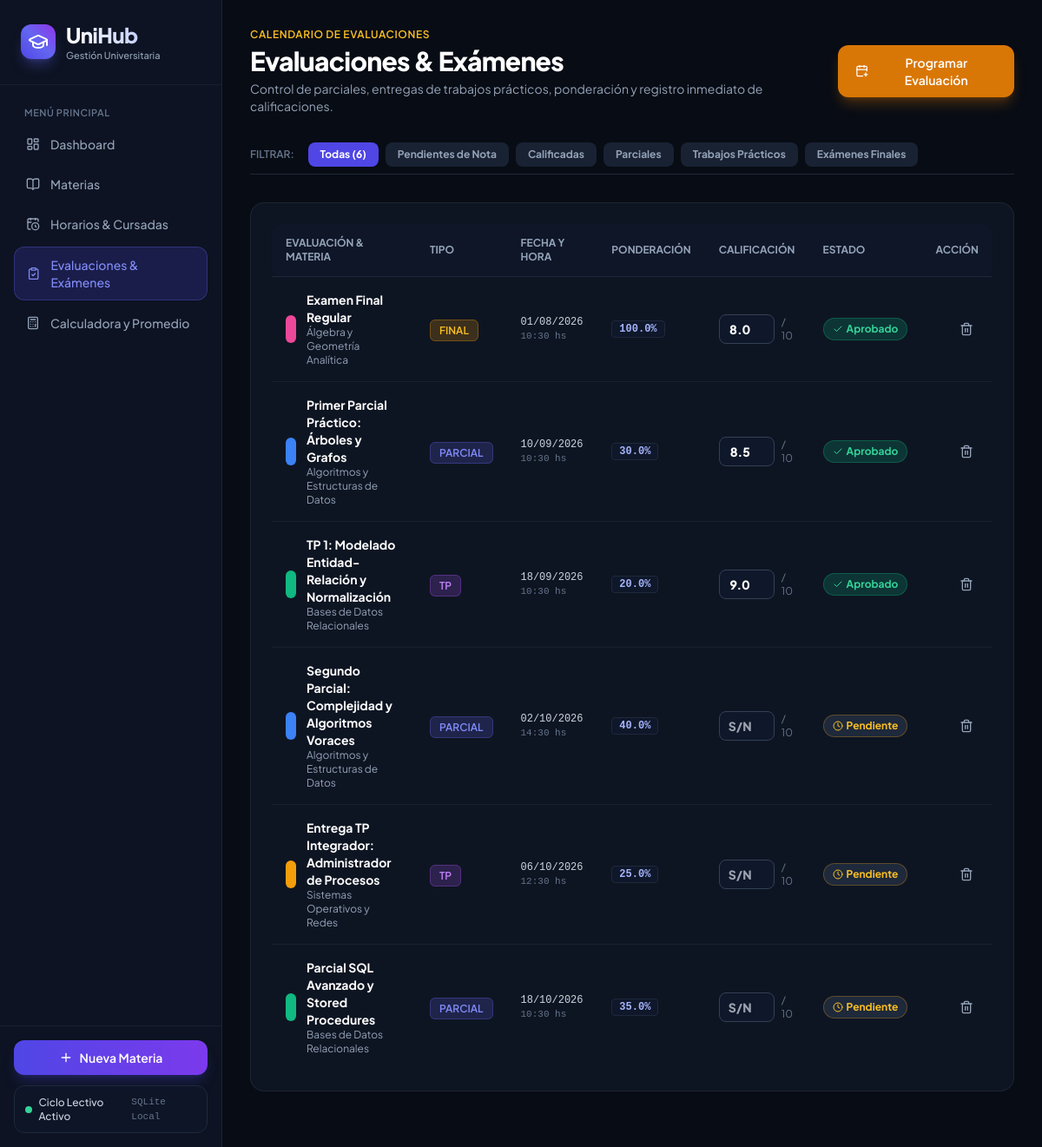
Screenshot of /evaluaciones with the database file from the repository.
### app/models/evaluacion.py (models this page shows)
class Evaluacion(Base):
    __tablename__ = "evaluaciones"
    id = Column(Integer, primary_key=True, index=True)
    materia_id = Column(Integer, ForeignKey("materias.id"), nullable=False)
    titulo = Column(String(100), nullable=False)
    tipo = Column(SQLEnum(TipoEvaluacion), nullable=False)
    fecha = Column(DateTime, nullable=False)
    peso_porcentaje = Column(Float, nullable=True)
    nota = Column(Float, nullable=True)
    materia = relationship("Materia", back_populates="evaluaciones")

### app/models/materia.py (models this page shows)
class Materia(Base):
    __tablename__ = "materias"
    id = Column(Integer, primary_key=True, index=True)
    nombre = Column(String(100), nullable=False)
    codigo = Column(String(20), nullable=True)
    profesor = Column(String(100), nullable=True)
    anio = Column(Integer, nullable=True, default=1)
    cuatrimestre = Column(Integer, nullable=False, default=1)
    estado = Column(SQLEnum(EstadoMateria), default=EstadoMateria.CURSANDO)
    color_hex = Column(String(7), default="#3b82f6")
    drive_url = Column(Text, nullable=True)
    horarios = relationship("Horario", back_populates="materia", cascade="all, delete-orphan")
    evaluaciones = relationship("Evaluacion", back_populates="materia", cascade="all, delete-orphan")

### app/routers/views.py (the view)
@views_router.get("/evaluaciones", response_class=HTMLResponse)
def vista_evaluaciones(request: Request, db: Session = Depends(get_db)):
    materias = db.query(Materia).order_by(Materia.nombre.asc()).all()
    evaluaciones = db.query(Evaluacion).order_by(Evaluacion.fecha.asc()).all()
    return templates.TemplateResponse(
        "evaluaciones.html",
        {
            "request": request,
            "active_tab": "evaluaciones",
            "materias": materias,
            "evaluaciones": evaluaciones
        }
    )

### app/templates/evaluaciones.html (shortened to what this page needs)
{% extends "base.html" %}
{% block content %}
<div class="p-6 md:p-8 space-y-8 max-w-7xl mx-auto w-full animate-fade-in">
    <div class="flex flex-col md:flex-row md:items-center justify-between gap-4">
        <div>
            <div class="flex items-center gap-2 text-xs font-semibold uppercase tracking-wider text-amber-400 mb-1">
                <span>Calendario de Evaluaciones</span>
            </div>
            <h1 class="text-2xl md:text-3xl font-extrabold text-white tracking-tight">Evaluaciones & Exámenes</h1>
            <p class="text-sm text-slate-400 mt-1">Control de parciales, entregas de trabajos prácticos, ponderación y registro inmediato de calificaciones.</p>
        </div>
        <div>
            <button onclick="abrirModalCrearEvaluacion()" class="flex items-center gap-2 px-5 py-2.5 bg-amber-600 hover:bg-amber-500 text-white rounded-xl text-sm font-semibold shadow-lg shadow-amber-600/30 transition-all">
                <i data-lucide="calendar-plus" class="w-4 h-4"></i>
                <span>Programar Evaluación</span>
            </button>
        </div>
    </div>
    <div class="flex flex-wrap items-center gap-2 pb-2 border-b border-slate-800">
        <span class="text-xs font-semibold uppercase text-slate-500 mr-2">Filtrar:</span>
        <button onclick="filtrarEvaluaciones('TODAS', this)" class="filtro-eval-btn px-3.5 py-1.5 rounded-lg text-xs font-bold transition-all bg-indigo-600 text-white">
            Todas ({{ evaluaciones | length }})
        </button>
        <button onclick="filtrarEvaluaciones('PENDIENTES', this)" class="filtro-eval-btn px-3.5 py-1.5 rounded-lg text-xs font-bold transition-all bg-slate-800/80 text-slate-400 hover:text-white">
            Pendientes de Nota
        </button>
        <button onclick="filtrarEvaluaciones('RENDIDAS', this)" class="filtro-eval-btn px-3.5 py-1.5 rounded-lg text-xs font-bold transition-all bg-slate-800/80 text-slate-400 hover:text-white">
            Calificadas
        </button>
        <button onclick="filtrarEvaluaciones('PARCIAL', this)" class="filtro-eval-btn px-3.5 py-1.5 rounded-lg text-xs font-bold transition-all bg-slate-800/80 text-slate-400 hover:text-white">
            Parciales
        </button>
        <button onclick="filtrarEvaluaciones('TP', this)" class="filtro-eval-btn px-3.5 py-1.5 rounded-lg text-xs font-bold transition-all bg-slate-800/80 text-slate-400 hover:text-white">
            Trabajos Prácticos
        </button>
        <button onclick="filtrarEvaluaciones('FINAL', this)" class="filtro-eval-btn px-3.5 py-1.5 rounded-lg text-xs font-bold transition-all bg-slate-800/80 text-slate-400 hover:text-white">
            Exámenes Finales
        </button>
    </div>
    <div class="glass-panel rounded-2xl p-6">
        <div class="overflow-x-auto">
            <table class="w-full text-left text-sm text-slate-300">
                <thead class="text-xs uppercase bg-slate-900/80 text-slate-400 border-b border-slate-800">
                    <tr>
                        <th class="px-4 py-3.5 rounded-l-xl">Evaluación & Materia</th>
                        <th class="px-4 py-3.5">Tipo</th>
                        <th class="px-4 py-3.5">Fecha y Hora</th>
                        <th class="px-4 py-3.5">Ponderación</th>
                        <th class="px-4 py-3.5">Calificación</th>
                        <th class="px-4 py-3.5">Estado</th>
                        <th class="px-4 py-3.5 text-right rounded-r-xl">Acción</th>
                    </tr>
                </thead>
                <tbody class="divide-y divide-slate-800/60" id="tabla-evaluaciones-body">
                    {% if evaluaciones %}
                        {% for ev in evaluaciones %}
                        {% set tiene_nota = ev.nota is not none %}
                        <tr class="item-evaluacion hover:bg-slate-900/50 transition-colors"
                            data-tiene-nota="{{ 'true' if tiene_nota else 'false' }}"
                            data-tipo="{{ ev.tipo.value }}">
                            <td class="px-4 py-4">
                                <div class="flex items-center gap-3">
                                    <span class="w-3 h-8 rounded-full flex-shrink-0" style="background-color: {{ ev.materia.color_hex if ev.materia else '#3b82f6' }};"></span>
                                    <div>
                                        <h4 class="font-bold text-white text-sm">{{ ev.titulo }}</h4>
                                        <p class="text-xs text-slate-400">{{ ev.materia.nombre if ev.materia else 'Materia' }}</p>
                                    </div>
                                </div>
                            </td>
                            <td class="px-4 py-4">
                                <span class="px-2.5 py-1 rounded-md text-xs font-semibold
                                    {% if ev.tipo.value == 'PARCIAL' %}bg-indigo-500/20 text-indigo-400 border border-indigo-500/30
                                    {% elif ev.tipo.value == 'TP' %}bg-purple-500/20 text-purple-400 border border-purple-500/30
                                    {% elif ev.tipo.value == 'FINAL' %}bg-amber-500/20 text-amber-400 border border-amber-500/30
                                    {% else %}bg-slate-800 text-slate-300{% endif %}">
                                    {{ ev.tipo.value }}
                                </span>
                            </td>
                            <td class="px-4 py-4 text-xs font-mono text-slate-300">
                                <div>{{ ev.fecha.strftime('%d/%m/%Y') }}</div>
                                <div class="text-slate-500 text-[11px]">{{ ev.fecha.strftime('%H:%M') }} hs</div>
                            </td>
                            <td class="px-4 py-4 text-xs text-slate-300 font-mono">
                                {% if ev.peso_porcentaje %}
                                    <span class="px-2 py-0.5 rounded bg-slate-900 border border-slate-800 font-bold text-indigo-300">
                                        {{ ev.peso_porcentaje }}%
                                    </span>
                                {% else %}
                                    <span class="text-slate-600">-</span>
                                {% endif %}
                            </td>
                            <td class="px-4 py-4">
                                <div class="flex items-center gap-2">
                                    <input type="number"
                                           min="1"
                                           max="10"
                                           step="0.1"
                                           value="{{ ev.nota if ev.nota is not none else '' }}"
                                           placeholder="S/N"
                                           onchange="actualizarNotaEvaluacion({{ ev.id }}, this)"
                                           class="w-16 px-2.5 py-1.5 text-center text-sm font-black rounded-lg bg-slate-900 border border-slate-700 text-white focus:outline-none focus:border-indigo-500">
                                    <span class="text-xs text-slate-500">/ 10</span>
                                </div>
                            </td>
                            <td class="px-4 py-4">
                                {% if ev.nota is not none %}
                                    {% if ev.nota >= 4.0 %}
                                        <span class="inline-flex items-center gap-1 px-2.5 py-1 rounded-full text-xs font-bold bg-emerald-500/20 text-emerald-400 border border-emerald-500/30">
                                            <i data-lucide="check" class="w-3 h-3"></i>
                                            <span>Aprobado</span>
                                        </span>
                                    {% else %}
                                        <span class="inline-flex items-center gap-1 px-2.5 py-1 rounded-full text-xs font-bold bg-rose-500/20 text-rose-400 border border-rose-500/30">
                                            <i data-lucide="x" class="w-3 h-3"></i>
                                            <span>Desaprobado</span>
                                        </span>
                                    {% endif %}
                                {% else %}
                                    <span class="inline-flex items-center gap-1 px-2.5 py-1 rounded-full text-xs font-bold bg-slate-800 text-amber-400 border border-amber-500/30">
                                        <i data-lucide="clock" class="w-3 h-3"></i>
                                        <span>Pendiente</span>
                                    </span>
                                {% endif %}
                            </td>
                            <td class="px-4 py-4 text-right">
                                <button onclick="eliminarEvaluacion({{ ev.id }}, '{{ ev.titulo }}')" class="p-1.5 text-slate-400 hover:text-rose-400 hover:bg-rose-950/40 rounded-lg transition-colors" title="Eliminar">
                                    <i data-lucide="trash-2" class="w-4 h-4"></i>
                                </button>
                            </td>
                        </tr>
                        {% endfor %}
                    {% endif %}
                </tbody>
            </table>
        </div>
    </div>
</div>
{% endblock %}

### app/static/css/styles.css (style rules this page uses)
:root { --color-primary: #6366f1; --color-primary-hover: #4f46e5; --bg-main: #0B0F19; --bg-card: #111827; --border-subtle: rgba(255, 255, 255, 0.08); }
html { background-color: #080C14; overscroll-behavior-y: none; }
body { font-family: 'Plus Jakarta Sans', -apple-system, BlinkMacSystemFont, 'Segoe UI', Roboto, sans-serif; background-color: #080C14; color: #F1F5F9; overflow-x: hidden; overscroll-behavior-y: none; -webkit-touch-callout: none; -webkit-tap-highlight-color: transparent; }
.glass-panel { background: rgba(17, 24, 39, 0.75); backdrop-filter: blur(12px); -webkit-backdrop-filter: blur(12px); border: 1px solid rgba(255, 255, 255, 0.07); }
.animate-fade-in { animation: fadeIn 0.3s cubic-bezier(0.16, 1, 0.3, 1) forwards; }

### rows the page displays
Evaluacion: titulo "Examen Final Regular", materia "Álgebra y Geometría Analítica", tipo.value "FINAL", fecha "01/08/2026", fecha "10:30", peso_porcentaje "100.0", nota+id "8.0", shows "Aprobado"
Evaluacion: titulo "Primer Parcial Práctico: Árboles y Grafos", materia "Algoritmos y Estructuras de Datos", tipo.value "PARCIAL", fecha "10/09/2026", fecha "10:30", peso_porcentaje "30.0", nota+id "8.5", shows "Aprobado"
Evaluacion: titulo "TP 1: Modelado Entidad-Relación y Normalización", materia "Bases de Datos Relacionales", tipo.value "TP", fecha "18/09/2026", fecha "10:30", peso_porcentaje "20.0", nota+id "9.0", shows "Aprobado"
Evaluacion: titulo "Segundo Parcial: Complejidad y Algoritmos Voraces", materia "Algoritmos y Estructuras de Datos", tipo.value "PARCIAL", fecha "02/10/2026", fecha "14:30", peso_porcentaje "40.0", shows "Pendiente"
Evaluacion: titulo "Entrega TP Integrador: Administrador de Procesos", materia "Sistemas Operativos y Redes", tipo.value "TP", fecha "06/10/2026", fecha "12:30", peso_porcentaje "25.0", shows "Pendiente"
Evaluacion: titulo "Parcial SQL Avanzado y Stored Procedures", materia "Bases de Datos Relacionales", tipo.value "PARCIAL", fecha "18/10/2026", fecha "10:30", peso_porcentaje "35.0", shows "Pendiente"

### other values shown
{{ evaluaciones | length }} "6"
